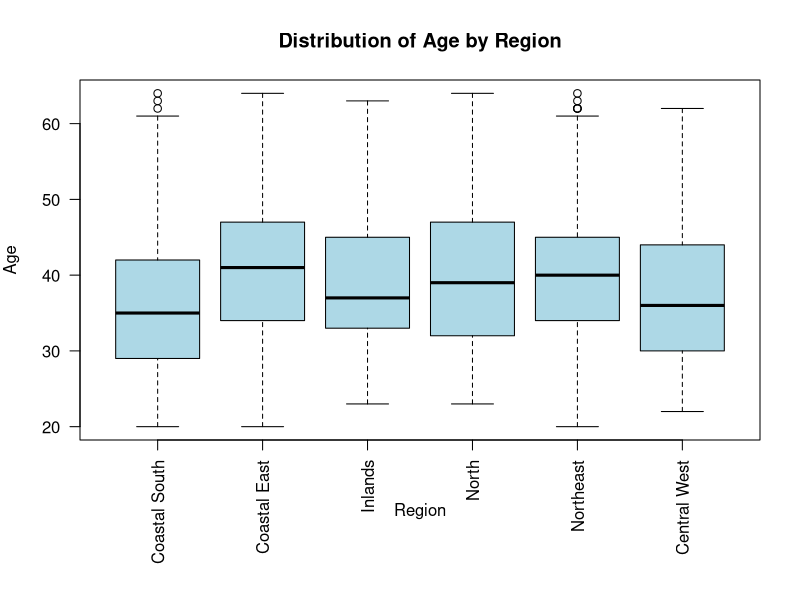
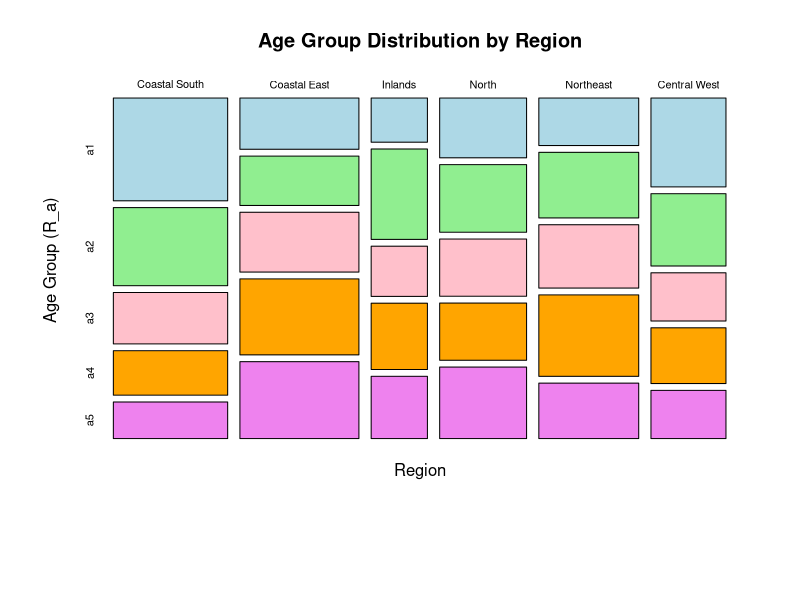
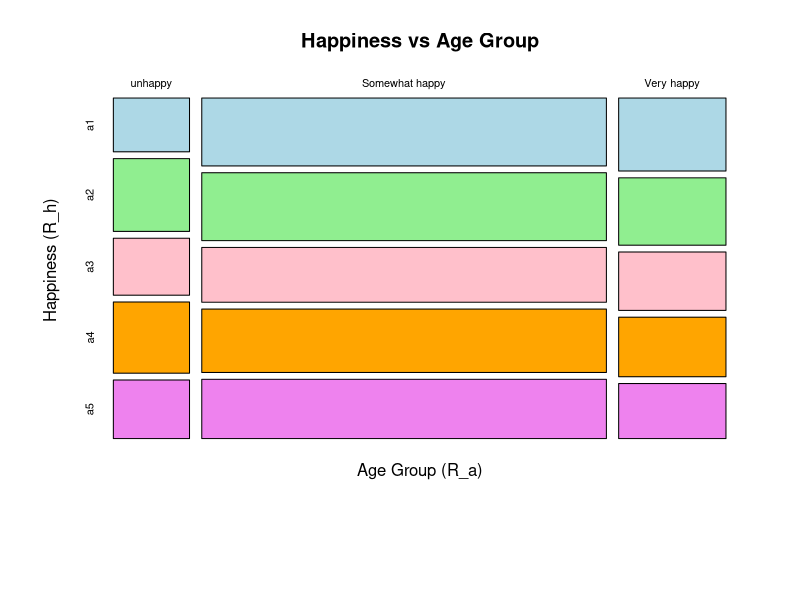
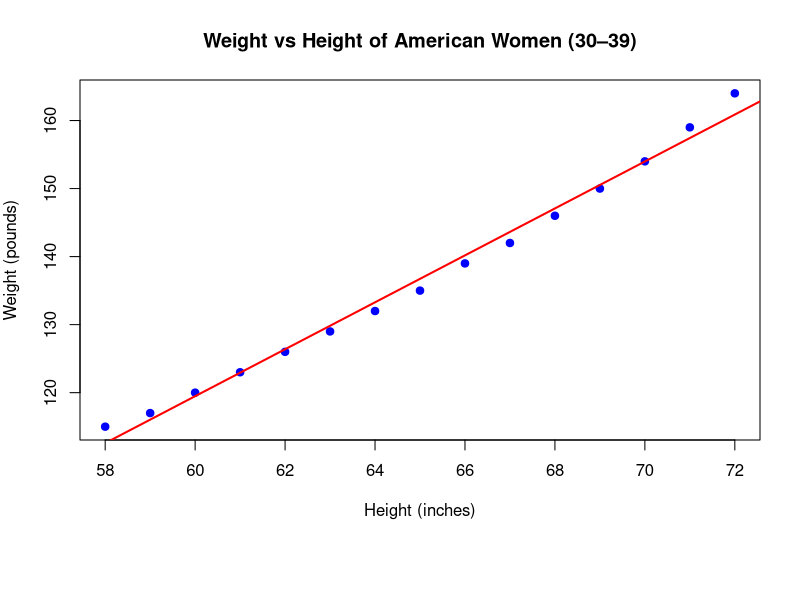
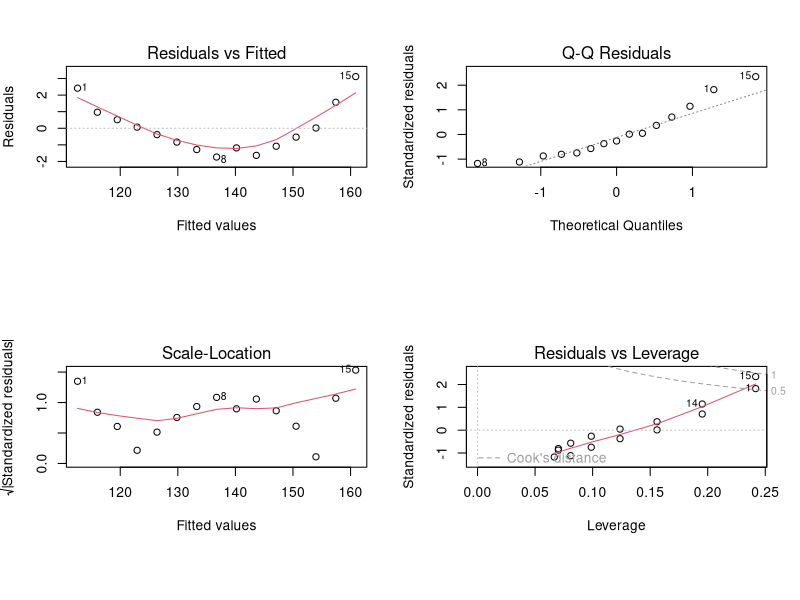
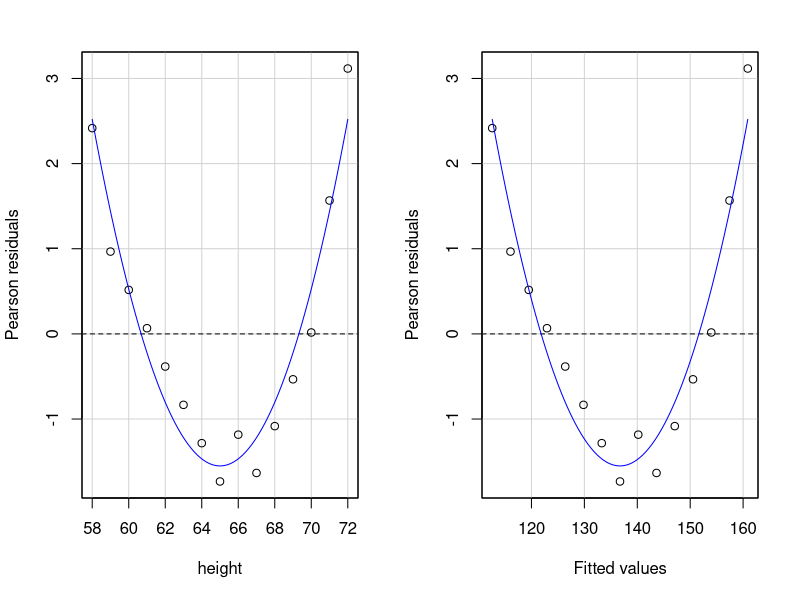
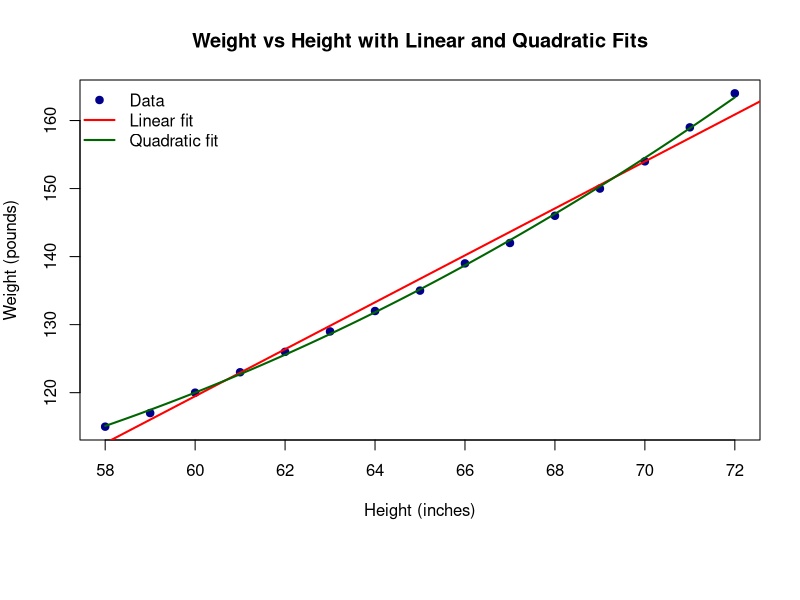

Write R code to recreate these figures, in order.
library(HSAUR3)

data("CHFLS")

head(CHFLS)
str(CHFLS)

#============================================================================================================
#(a) Creat a new data frame called df1 that only includes R_age, R_happy and R_region. Check whether
#the new data frame has missing data. Explore the distribution of R_age for the different regions. Do
#boxplots of age as a function of region and comment on what you observe. Calculate mean, standard
#deviation, median and interquartile range for R_age for each of the six regions and comment.

df1 <- CHFLS[, c("R_age", "R_happy", "R_region")] #extract only the relevant columns
str(df1)
sum(is.na(df1))  #check if there are any mising values, is.na returns a same sized matrix with 1 if empty and 0 if not. sum sums it up


par(mar = c(8, 4, 4, 2))
boxplot(R_age ~ R_region, data = df1,
        main = "Distribution of Age by Region",
        xlab = "Region", ylab = "Age",
        col = "lightblue",
        las = 2)


mean <- tapply(df1$R_age, df1$R_region, mean)
sd <- tapply(df1$R_age, df1$R_region, sd)
median <- tapply(df1$R_age, df1$R_region, median)
IQR <- tapply(df1$R_age, df1$R_region, IQR)
head(mean)
head(sd)
head(median)
head(IQR)

#Looking at the boxplot we see that all regions have a relatively similar range of ages between the minmum nd maximum.
#We also see that the the coastal east has an older average of ages relative to coastal south.

#and upon further investigation using the mean, sd, median, and IQR we see that the values are pretty similar with a median range of 35 to 41 and a mean range of 36,05 to 41.06
#the standard deviation and IQR values are  also pretty close.



#============================================================================================================
#(b) Create a new ordered factor in df1 named R_a by dividing R_age into five groups having approximately
#the same number of subjects. Name the levels a1, a2, a3, a4, and a5.

q <- quantile(df1$R_age, probs = seq(0, 1, length.out = 6))
q


df1$R_a <- cut(df1$R_age,
               breaks = q,
               labels = c("a1", "a2", "a3", "a4", "a5"),
               ordered = TRUE)

table(df1$R_a)

#I split the ages using the quantile points to have a roughly equal amount of entires in each "aN"
#they are not equal because some ages are much larger and all entries of that age add to one bin.

#============================================================================================================
#(c) Produce a table of R_region against R_a (age should be in the columns of the table). Graph a mosaic
#plot of this table using different colors for the rectangles. Comment on what you observe. Produce a
#second table with proportions relative to the regions. Comment.

table1 <- table(df1$R_region, df1$R_a)
table1


mosaicplot(table1,
           main = "Age Group Distribution by Region",
           xlab = "Region", ylab = "Age Group (R_a)",
           color = c("lightblue", "lightgreen", "pink", "orange", "violet"))


#from the mosaic plot we see that some regions have much less entires (width of the rectangles)
#also we see that the each region has a different age distribution, for example coastal south has about 50% of its population on age groups a1 and a2.
#while coastal east has about the same percentage but lying in groups a4 and a5
table2 <- prop.table(table1, 1)
table2


#the proportion table shows the same observations I talked about in the mosaic plot interpretation, but the proportions are shown much clearer with exact floats.


#============================================================================================================
#(d)You want to determine whether the age groups have a homogeneous distribution across regions. Which
#test (or tests) do you know that can be used for this? What are the underlying assumptions? Are
#they satisfied in this case? Carry out all the tests that apply and discuss the results. What are your
#conclusions?


#since we want to essentially check categorical independence, i believe the Chi-squared test is most appropriate
#Chi-squared is more appropriate than fisher's test since we have a very large amount of data.

#Assumptions: the data are categorical, the observations are independent, the sample is randomly selected, and there is an 
#adequate sample size with expected cell counts not being too small (at least more than 5 is enough)

#H0: distributuion of age groups is the same across all regions
#H1: age distribution differs depending on region.

chi_result <- chisq.test(table1)
chi_result

#given that the p-value is < 0.02 we reject the null hypothesis and find that the age groups don't have a homogenous distribution.


#we also check that the expected values for all entries are at least 5
chi_result$expected


#we can then say that the age distributions are not independant.




#(e)To explore the relation between age and happiness, build a contingency table for R_happy against R_a.
#Use the Chi-square test on this table. Are the conditions for the test satisfied? Why or why not?

table3 <- table(df1$R_happy, df1$R_a)
table3

chi_age_happy <- chisq.test(table3)
chi_age_happy

#with a p-value of 0.6124 we fail to reject the null hypothesis and the test shows evidence that the happiness and age groups are independant 


#we then check the expected values of the chi squared.
chi_age_happy$expected
sum(chi_age_happy$expected < 5)

#we see that we have 5 cells with lower than expected value of 5. which indicates that the chi squared test here may be unreliable.
#given that the amount of expected cell vaalues < 5 is 25% which is slightly higher than the accepted 20%.
#therefore we can say that the evidence could be interpeted that the two categories are apprximately homogenous, although its not fully reliable.



#============================================================================================================
#(f) Create a new ordered factor called R_h in dt1 by joining the two lower levels of R_happy, i.e., R_h will
#have three level named unhappy, Somewhat happy, and very happy. The values for unhappy come
#from re-naming the levels Very unhappy and Not too happy as unhappy. One easy way to do this is
#to use the labels argument. Look at the help of the factor function to see how this is done.


df1$R_h <- factor(df1$R_happy,
                  levels = c("Very unhappy", "Not too happy", "Somewhat happy", "Very happy"),
                  labels = c("unhappy", "unhappy", "Somewhat happy", "Very happy"),
                  ordered = TRUE)

head(df1$R_h)
table(df1$R_h)



#============================================================================================================
#(g)Build a contingency table for R_h against R_a. Graph a mosaic plot of this table using different colors
#for the rectangles. Comment on what you observe. Use the Chi-square test on this table. Are the
#conditions for the test satisfied? Why or why not? What is your conclusion after using the test?

(table4 <- table(df1$R_h, df1$R_a))


mosaicplot(table4,
           main = "Happiness vs Age Group",
           xlab = "Age Group (R_a)",
           ylab = "Happiness (R_h)",
           color = c("lightblue", "lightgreen", "pink", "orange", "violet"))



#there seems to be a very equal distribution of age the age groups' happiness level.


chi_happy_age <- chisq.test(table4)
chi_happy_age

#with a p-value of 0.83936 we fail to reject the null hypothesis and we can say that happiness and age group are independent.
#we check cell expected count
chi_happy_age$expected

#since all cell counts are > 5, we can say that hte test conditions are satisfied and it's results are reliable











#============================================================================================================
#============================================================================================================
#============================================================================================================

data(women)
head(women)



#(a) Fit a simple linear regression model for weight as a function of height. Produce a scatterplot and add
#the regression line.

model <- lm(weight ~ height, data = women)

plot(women$height, women$weight,
     main = "Weight vs Height of American Women (30–39)",
     xlab = "Height (inches)",
     ylab = "Weight (pounds)",
     pch = 19, col = "blue")
abline(model, col = "red", lwd = 2)



#(b) Print a summary table for the model and interpret the results. Write an equation for the model and
#interpret the coefficients. What is the R2 for this model?
summary(model)


#from the coefficients we get the following function:

#Weight = -87.52 + 3.45 * Height

#we can see that this result is only local to the area of interest since if we have a height of 10 we will get negative weight which is unreasonable
#we can also see that the weight increases linearly with height.

#R2 for this model is found to be 0.991


#  (c) Predict the weight for a woman of 65 inches including a confidence interval.

predict(model, newdata = data.frame(height = 65), interval = "confidence", level = 0.98)

#based on the fitted model, a 65-inch tall woman is predicted to weigh about 136.733 pounds.
#with an interval of 135.69 to 137.777 with 98% confidence.



#(d) State explicitly the assumptions on which the model is based and using plots and tests verify whether
##they are satisfied.

#A simple linear regression model has 4 assumptions.
#Linearity, Independence, Constant variance, normality of residuals.
#we test these next.
par(mfrow = c(2, 2))
plot(model)


#from the first plot we see a u-shape in th residuals vs fitted which indicates the relationship isn't entirely linear between height and weight
#from Q-Q residuals we see the points lying roughly at the line with deviations at the tails, this indicates normality.
#from scale-location the line is somewhat flat but the points aren't spread consistently indicating no constant variance.
#from the residuals vs leverage , no data points show high leverage which indicates independence and no influential points.

#we futher test for these assumptiopns
shapiro.test(residuals(model))
#with p-value > 0.02, we fail to reject H0 and we can say the distribution is normal


library(car)
ncvTest(model)
#with pvalue of >0.02, we fail tor eject H0 and we say the data has constant variance.





#(e) Use the function residualPlots in the car library. The argument of the function is the name of your
#model and the output is a couple of residual plots plus some summary information about two tests.
#The first plot is residuals vs. the regressor (height in this case) and the second is residuals against
#f
#itted values. In both cases, the blue line shown in the plot is not a local smoother but a quadratic term
#added to the model. If the line is flat, it indicates that the term will not improve the model. The results
#of tests of curvature are also shown. We will consider only the first one, corresponding to height. This
#is a test on the coefficient for a quadratic term in height added to the model. The null hypothesis is
##that coefficient corresponding to the quadratic term is zero. Interpret the output you get when using
#this function on your model.

residualPlots(model)

#since the blue lines aren't flat and close to 0, we know that the relationship is not linear, meaning a quadratic form could improve the model
#H0: linear, no quadratic term coefficient
#H1: non-linear, quadratic term coefficient is effecting.

#and with a p-value of height < 0.02, we reject the null hypothesis and the evidence points at the alternative which is there is a quadratic term coefficent, thus the relation ship is not linear.
#



#(f) Add a quadratic term in height to your model (you have to use the expression I(heightˆ2) in the
#              equation to do this). Print the summary table and interpret the results. What is the R2 for this model
#and how does it compare with the previous model?

model2 <- lm(weight ~ height + I(height^2), data = women)
summary(model2)

#intercept at 261.8781, 
#first order coefficient = -7.3483
#quadratic coefficient = 0.08306
#this gives us the function:

#Weight = 261.87818 - 7.3483 * Height + 0.08306 * Height^2

#R2 of this model is found to be 0.9995



#  (g) Plot the data and add the lines corresponding to the two model you fitted.

par(mfrow = c(1, 1))

plot(women$height, women$weight,
     main = "Weight vs Height with Linear and Quadratic Fits",
     xlab = "Height (inches)",
     ylab = "Weight (pounds)",
     pch = 19,            # solid circles
     col = "darkblue")
abline(model, col = "red", lwd = 2)
x_vals <- seq(min(women$height), max(women$height), length.out = 200)

y_quad <- predict(model2, newdata = data.frame(height = x_vals))

lines(x_vals, y_quad, col = "darkgreen", lwd = 2)

legend("topleft",
       legend = c("Data", "Linear fit", "Quadratic fit"),
       col = c("darkblue", "red", "darkgreen"),
       pch = c(19, NA, NA),
       lty = c(NA, 1, 1),
       lwd = c(NA, 2, 2),
       bty = "n")

#(h) Write down an equation for the final model. Predict the weight for a woman of 65 inches including a
#confidence interval using the quadratic model and compare with your previous prediction.




#The final model has the equation:

#Weight = 261.87818 - 7.3483 * Height + 0.08306 * Height^2

predict(model2,
        newdata = data.frame(height = 65),
        interval = "confidence",
        level = 0.98)

#and we predict a 65-inch tall woman to have weight of 135.1828, with a 98% confidence interval of [134.7825, 135.5831]
#compraed to our previous linear calculation:

#based on the fitted linear model, a 65-inch tall woman is predicted to weigh about 136.733 pounds.
#with an interval of 135.69 to 137.777 with 98% confidence.

#we see that we have a much smaller interval and a slightly lower fitted expected weight.
